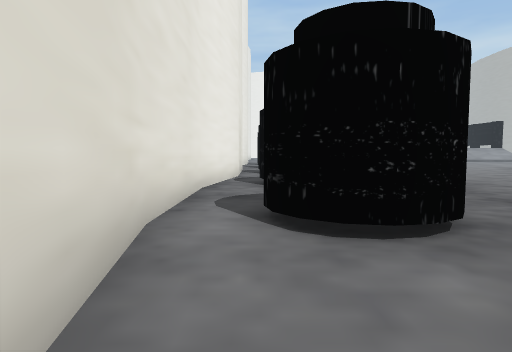
View 1 (above)

21 first-person views from a walk through a scene from a Unity 3-D project. The camera is 1.3 m above the floor, tilts 4° down and sees 75° across. The floor is counted in squares, 2 m on a side. Each view is taken from the middle of a square. On the plan, view 1 faces up. The plan holds only what a view shows up to about 10 squares ahead; the rest is blank. The place goes on beyond the plan. The player character is not drawn.

View 2
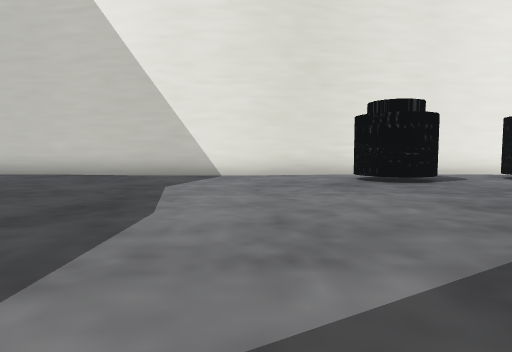

View 3
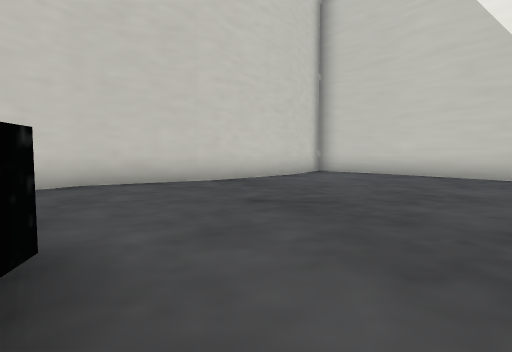

View 4
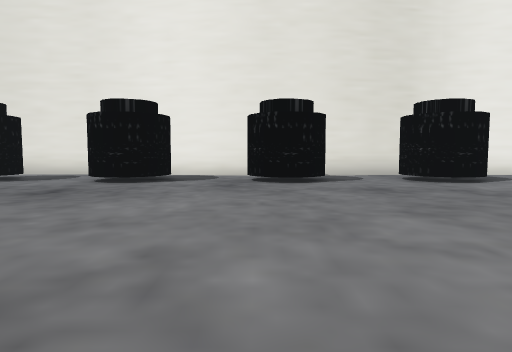

View 5
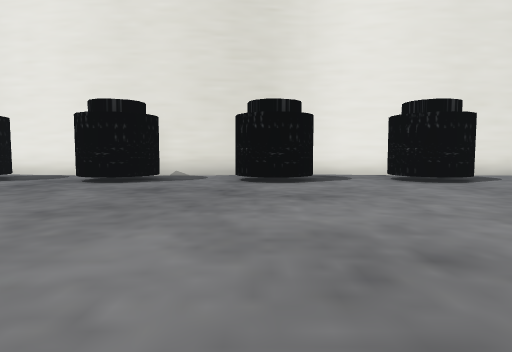

View 6
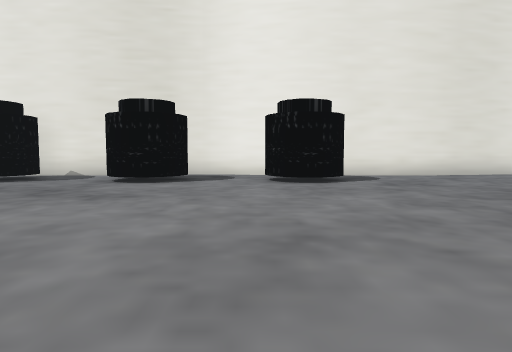

View 7
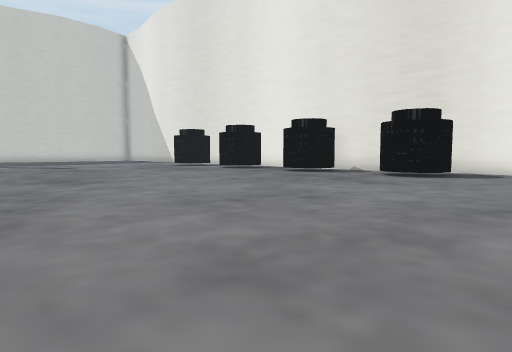

View 8
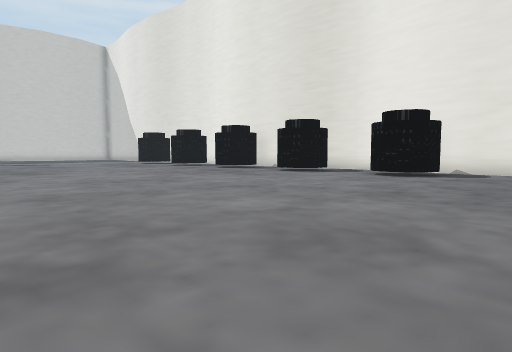

View 9
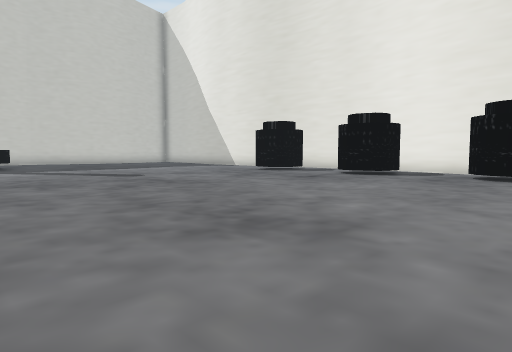

View 10
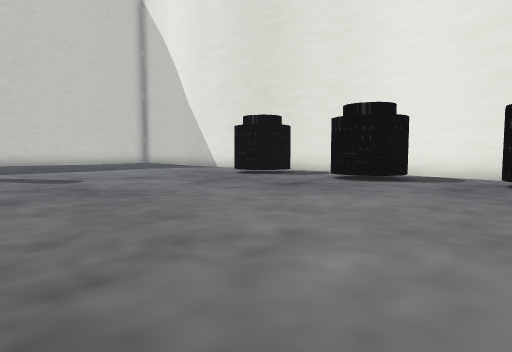

View 11
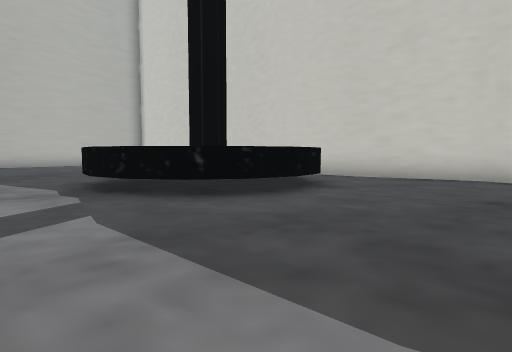

View 12
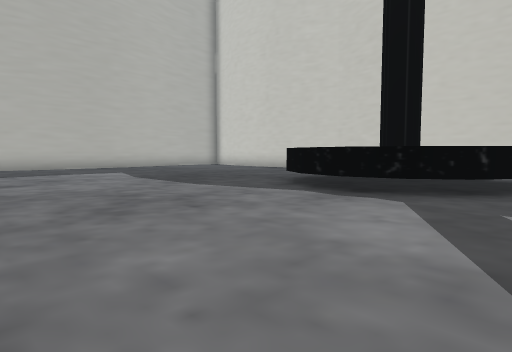

View 13
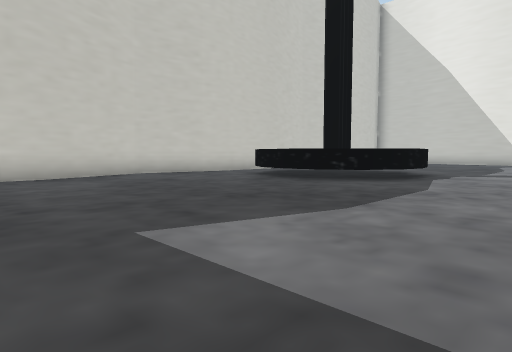

View 14
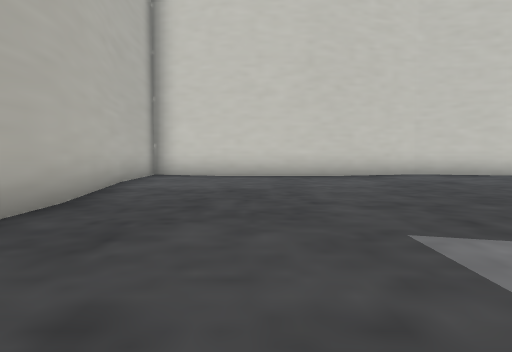

View 15
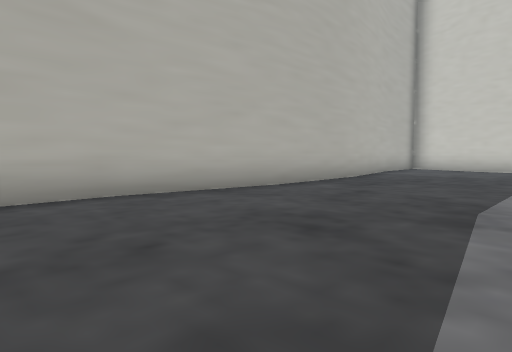

View 16
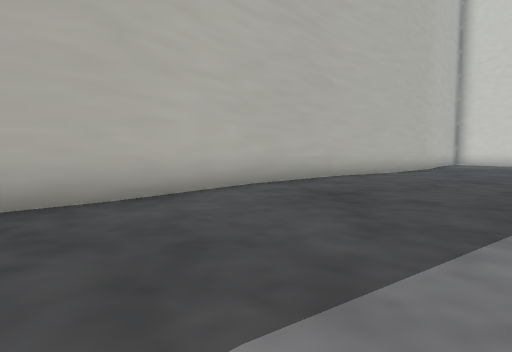

View 17
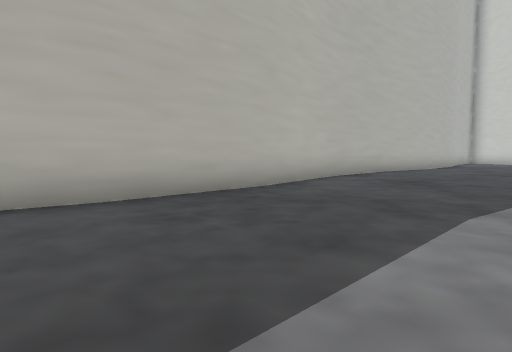

View 18
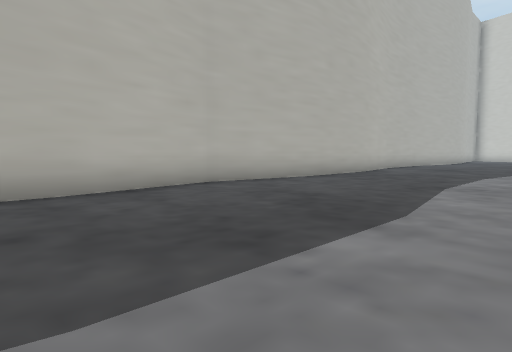

View 19
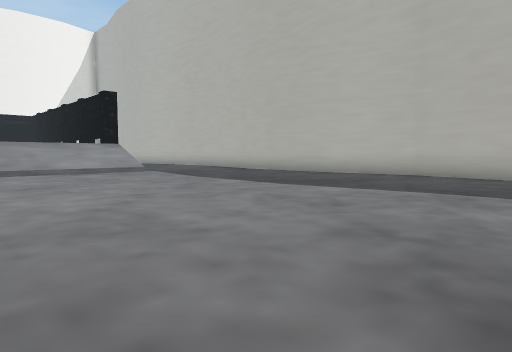

View 20
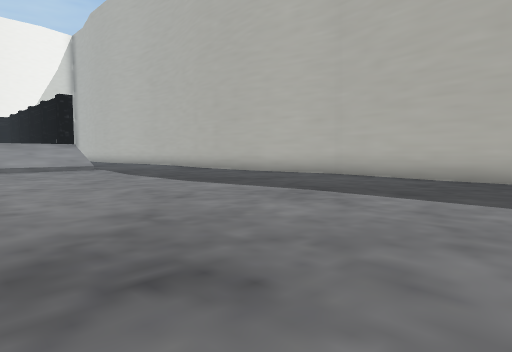

View 21
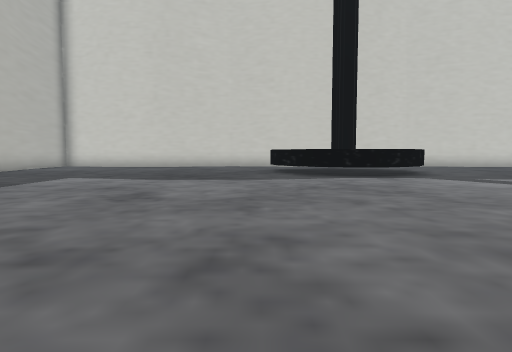

### Floor plan
Points are (right, up) in squares from view 1. A wall is a line through its corners. A room is listed if a view was taken in it or the views show most of it. See-through windows are left out.
Room 1 (views 1, 2, 3, 4, 5, 6, 7, 8, 9, 10, 11, 12, 13, 14, 15, 16, 17, 18, 19, 20, 21)
walls: (1.5, 7.8) (1.9, 7.4); (2, 10.5) (1.6, 9.9); (1.3, 7.9) (1.8, 7.6); (2, 10.9) (1.8, 10.2); (1, 8) (1.8, 7.8) (2, 6.8) (1.7, 6.4) (1.2, 6.1) (0.6, 6.2); (1, 4.2) (1.4, 4.2); (1.4, 2.5) (0.8, 2.3); (0.6, 4.2) (1.2, 4.3) (1.7, 4) (2, 3.5) (1.8, 2.8) (1.2, 2.3); (1.2, 11.7) (1.7, 11.4); (1, 2.4) (0.5, 2.5); (0.9, 11.7) (1.6, 11.6); (0.7, 2.4) (0.4, 2.6) (0.1, 3); (0.5, 11.6) (1.4, 11.7) (1.9, 11.1) (2, 10.3) (1.4, 9.9) (0.9, 9.8); (1.4, 13.6) (1, 13.5) (0.6, 13.6); (22.5, 9.1) (22.5, 12.4); (-0.5, 9.3) (-1, 6.1); (1.9, 14.8) (1.9, 14.4); (-1, 6.2) (-1, 3); (23, 6) (22.5, 9.2); (-1, 3.1) (-0.5, -0.1) (-0.5, -3.2) (-1, -6.4); (22.5, 12.3) (23, 15.5) (22.5, 18.7); (23, 2.9) (23, 6.1); (8.7, -5.5) (8.5, -4.5) (8.7, -3.5) (9.2, -2.7) (10, -2.2) (11, -2) (12, -2.2) (12.8, -2.7) (13.3, -3.5) (13.5, -4.5) (13.3, -5.4) (12.9, -6.1); (-0.5, 12.5) (-0.5, 9.2); (0.9, 15.4) (1.6, 15.3) (2, 14.6) (1.8, 13.9) (1.2, 13.5); (22.5, -0.2) (23, 3); (2, 18) (1.6, 17.3); (2, 18.3) (1.8, 17.6); (1.8, 18.7) (2, 17.7) (1.4, 17.3) (1, 17.2); (1.6, 19) (1.9, 18.5); (9.5, -8.2) (10.8, -8.2); (12.7, -8.4) (15.2, -9) (18.1, -8.2); (22.5, -3.4) (22.5, -0.1); (0.9, 19.1) (1.4, 19) (1.7, 18.8); (-0.6, 17.8) (-1, 15.5) (-0.5, 12.3); (22.5, 18.5) (22.5, 19.4); (17.9, -8.2) (20.8, -8.2); (-1, -6.2) (-1, -7.8); (20.6, -8.2) (23, -8.9) (23, -6.4) (22.5, -3.2); (1.2, -8.2) (4.1, -8.2) (6.8, -9) (9.7, -8.4); (-0.5, 21.9) (-0.5, 19.2); (-0.6, 22.5) (-0.5, 21.7)
ways out: gap at (0, 3); gap at (0, 7); gap at (0, 11); gap at (0, 14); gap at (0, 18)

Positions as (right, up) in squares from view 1, and headings:
1: (0, 0), facing up
2: (9, 0), facing left
3: (9, -2), facing down-left
4: (9, 10), facing left
5: (9, 14), facing left
6: (9, 17), facing left
7: (11, 18), facing down-left
8: (11, 22), facing down-left
9: (11, 12), facing down-left
10: (9, 11), facing down-left
11: (5, 0), facing down-right
12: (8, 3), facing down-right
13: (20, 1), facing down-left
14: (20, 1), facing down
15: (18, 5), facing down-right
16: (18, 11), facing down-right
17: (18, 14), facing down-right
18: (17, 20), facing down-right
19: (13, 12), facing up-right
20: (14, 10), facing up-right
21: (14, 7), facing down
